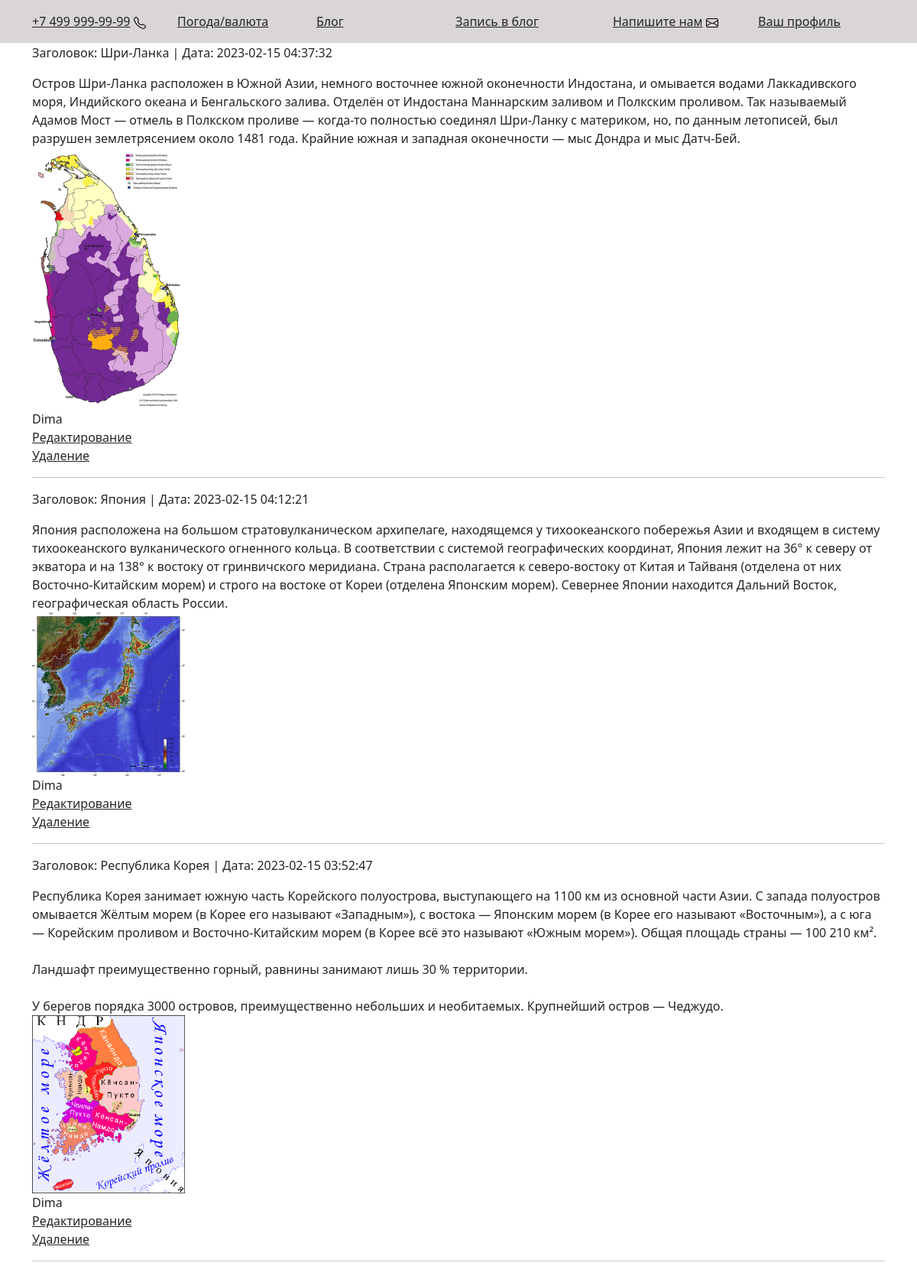
Before: /toBlogShow with the older database file.
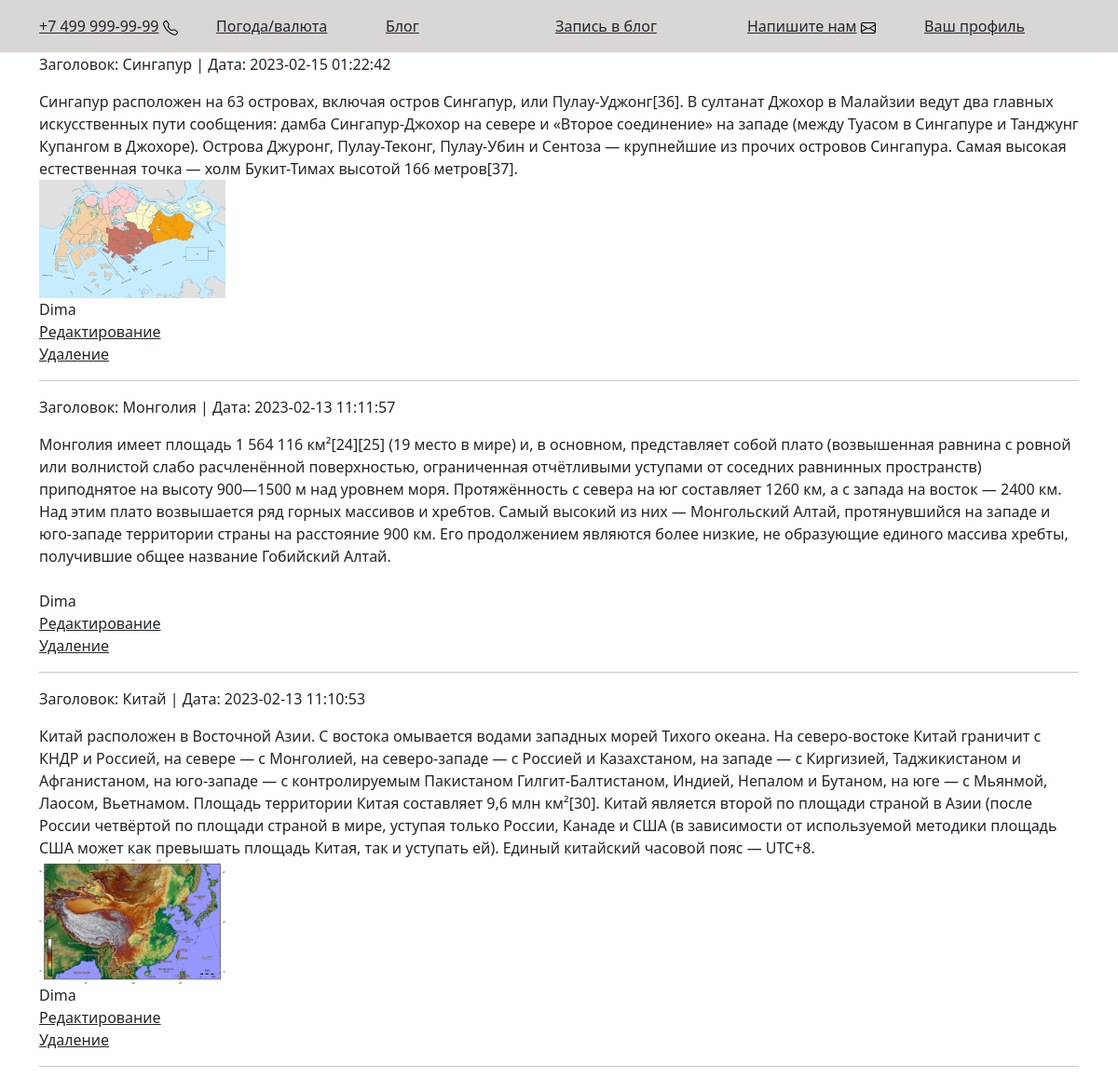
After: the same page with the newer database file.
### tables this page shows
CREATE TABLE `posts` (
  `id` int UNSIGNED NOT NULL,
  `title` varchar(255) DEFAULT NULL,
  `text` text,
  `insertedOn` datetime DEFAULT NULL,
  `userId` int UNSIGNED DEFAULT NULL,
  `img` varchar(255) DEFAULT NULL
);

CREATE TABLE `users` (
  `id` int UNSIGNED NOT NULL,
  `fullname` varchar(255) DEFAULT NULL,
  `login` varchar(255) DEFAULT NULL,
  `email` varchar(255) DEFAULT NULL,
  `password` varchar(255) DEFAULT NULL,
  `avatar` varchar(255) DEFAULT NULL
);

### templates/functions.php (called while the page is built, shortened)
<?php
require_once $_SERVER['DOCUMENT_ROOT'] . '/config/connect.php';
function getMessages()
{
	global $connect;
	$query = "SELECT posts.id,posts.title,posts.text,posts.insertedOn,posts.userId,posts.img, users.fullname
	FROM posts LEFT JOIN users ON posts.userId = users.id ORDER BY id DESC LIMIT 3";
	$res = mysqli_query($connect, $query);
	return mysqli_fetch_all($res, MYSQLI_ASSOC);
}

### templates/toBlogShow.php (the view, shortened to what this page needs)
<?php
require_once $_SERVER['DOCUMENT_ROOT'] . '/config/connect.php';
require_once $_SERVER['DOCUMENT_ROOT'] . '/templates/functions.php';
$messages = getMessages();
?>
<!doctype html>
<html lang="ru">
    <?php require $_SERVER['DOCUMENT_ROOT'] . "/templates/head.php"?>
    <body>
        <?php require $_SERVER['DOCUMENT_ROOT'] . "/templates/header.php"?>
        <main>
            <div class="container">
                <div class="row">
                    <div class="col-md">
                        <form action="/templates/toBlogHandler.php" method="post" enctype="multipart/form-data">
                            <div class="mb-4">
                            <?php if (!empty($messages)) : ?>
                                <?php foreach ($messages as $message) : ?>
                                    <div class="message">
                                        <p>Заголовок: <?=$message['title']?> | Дата: <?= $message['insertedOn'] ?></p>
                                        <div><?=nl2br(htmlspecialchars($message['text']))?></div>
                                        <div><img src="<?php echo "/" . $message['img']?>" alt="" width="200" > </div>
                                        <div><?php echo $message['fullname'];?></div>
                                        <div><a href="/templates/toBlogEdit.php?id=<?=$message['id']?>" class="text-dark">Редактирование</a></div>
                                        <div><a href="/templates/toBlogDelete.php?id=<?=$message['id']?>" class="text-dark">Удаление</a></div>
                                        <hr>
                                    </div>
                                <?php endforeach; ?>
                            <?php endif; ?>
                        </form>
                    </div>
                </div>
            </div>
        </main>
    </body>
</html>

### index.php (shortened to what this page needs)
<?php
if ($_SERVER['REQUEST_URI'] == '/toBlogShow') {
    require_once 'templates/toBlogShow.php';
    die();
}
die();

### templates/head.php (shortened to what this page needs)
<link href="https://cdn.jsdelivr.net/npm/bootstrap@5.0.1/dist/css/bootstrap.min.css" rel="stylesheet"
integrity="sha384-+0n0xVW2eSR5OomGNYDnhzAbDsOXxcvSN1TPprVMTNDbiYZCxYbOOl7+AMvyTG2x">
<link href="/styles/main.css" rel="stylesheet">

### templates/header.php
<header class="header">
    <div class="container">
        <div class="row">
            <div class="col-md-2">
                <div class="header__tel">
                    <a href="tel:+7499 9999999" class="text-dark">+7 499 999-99-99</a>
                    <img src="/assets/logo/telephone.svg" alt="">
                </div>
            </div>
            <div class="col-md-6">
                <nav class="topnav">
                    <div class="col-md-4">
                        <a href="/apiShow" class="topnav__btn text-dark">Погода/валюта</a>
                    </div>
                    <div class="col-md-4">
                        <a href="/toBlogShow" class="topnav__btn text-dark">Блог</a>
                    </div>
                    <div class="col-md-4">
                    <a href="/toBlog" class="topnav__btn text-dark">Запись в блог</a>
                    </div>
                </nav>
            </div>
            <div class="col-md-2">
                <a href="/feedback" class="topnav__btn text-dark">Напишите нам</a>
                <img src="/assets/logo/email.svg" alt="">
            </div>
            <div class="col-md-2">
            <a href="/profile" class="topnav__btn text-dark">Ваш профиль</a>
            </div>
        </div>
    </div>
</header>

### styles/main.css (style rules this page uses)
.header { border-bottom: 1px solid #f5f5f5; background-color: rgb(218, 214, 214); padding: 2vh; }
.topnav { display: flex; align-items: center; justify-content: center; }
html, body { height: 100%; }
main { padding-bottom: 100px; }

Changed rows visible on the page:
removed posts: title "Шри-Ланка", insertedOn "2023-02-15 04:37:32", text "Остров Шри-Ланка расположен в Южной Азии, немного восточнее южной оконечности Индостана, и омывается водами Лаккадивского моря, Индийского океана и Бенгальского залива. Отделён от Индостана Маннарским заливом и Полкским проливом. Так называемый Адамов Мост — отмель в Полкском проливе — когда-то полностью соединял Шри-Ланку с материком, но, по данным летописей, был разрушен землетрясением около 1481 года. Крайние южная и западная оконечности — мыс Дондра и мыс Датч-Бей.", img (picture), userId.fullname "Dima"
removed posts: title "Япония", insertedOn "2023-02-15 04:12:21", text "Япония расположена на большом стратовулканическом архипелаге, находящемся у тихоокеанского побережья Азии и входящем в систему тихоокеанского вулканического огненного кольца. В соответствии с системой географических координат, Япония лежит на 36° к северу от экватора и на 138° к востоку от гринвичского меридиана. Страна располагается к северо-востоку от Китая и Тайваня (отделена от них Восточно-Китайским морем) и строго на востоке от Кореи (отделена Японским морем). Севернее Японии находится Дальний Восток, географическая область России.", img (picture), userId.fullname "Dima"
removed posts: title "Республика Корея", insertedOn "2023-02-15 03:52:47", text "Республика Корея занимает южную часть Корейского полуострова, выступающего на 1100 км из основной части Азии. С запада полуостров омывается Жёлтым морем (в Корее его называют «Западным»), с востока — Японским морем (в Корее его называют «Восточным»), а с юга — Корейским проливом и Восточно-Китайским морем (в Корее всё это называют «Южным морем»). Общая площадь страны — 100 210 км². Ландшафт преимущественно горный, равнины занимают лишь 30 % территории. У берегов порядка 3000 островов, преимущественно небольших и необитаемых. Крупнейший остров — Чеджудо.", img (picture), userId.fullname "Dima"
now on this page (row unchanged): posts: title "Сингапур", insertedOn "2023-02-15 01:22:42", text "Сингапур расположен на 63 островах, включая остров Сингапур, или Пулау-Уджонг[36]. В султанат Джохор в Малайзии ведут два главных искусственных пути сообщения: дамба Сингапур-Джохор на севере и «Второе соединение» на западе (между Туасом в Сингапуре и Танджунг Купангом в Джохоре). Острова Джуронг, Пулау-Теконг, Пулау-Убин и Сентоза — крупнейшие из прочих островов Сингапура. Самая высокая естественная точка — холм Букит-Тимах высотой 166 метров[37].", img (picture), userId.fullname "Dima"
now on this page (row unchanged): posts: title "Монголия", insertedOn "2023-02-13 11:11:57", text "Монголия имеет площадь 1 564 116 км²[24][25] (19 место в мире) и, в основном, представляет собой плато (возвышенная равнина с ровной или волнистой слабо расчленённой поверхностью, ограниченная отчётливыми уступами от соседних равнинных пространств) приподнятое на высоту 900—1500 м над уровнем моря. Протяжённость с севера на юг составляет 1260 км, а с запада на восток — 2400 км. Над этим плато возвышается ряд горных массивов и хребтов. Самый высокий из них — Монгольский Алтай, протянувшийся на западе и юго-западе территории страны на расстояние 900 км. Его продолжением являются более низкие, не образующие единого массива хребты, получившие общее название Гобийский Алтай.", userId.fullname "Dima"
now on this page (row unchanged): posts: title "Китай", insertedOn "2023-02-13 11:10:53", text "Китай расположен в Восточной Азии. С востока омывается водами западных морей Тихого океана. На северо-востоке Китай граничит с КНДР и Россией, на севере — с Монголией, на северо-западе — с Россией и Казахстаном, на западе — с Киргизией, Таджикистаном и Афганистаном, на юго-западе — с контролируемым Пакистаном Гилгит-Балтистаном, Индией, Непалом и Бутаном, на юге — с Мьянмой, Лаосом, Вьетнамом. Площадь территории Китая составляет 9,6 млн км²[30]. Китай является второй по площади страной в Азии (после России четвёртой по площади страной в мире, уступая только России, Канаде и США (в зависимости от используемой методики площадь США может как превышать площадь Китая, так и уступать ей). Единый…", img (picture), userId.fullname "Dima"
